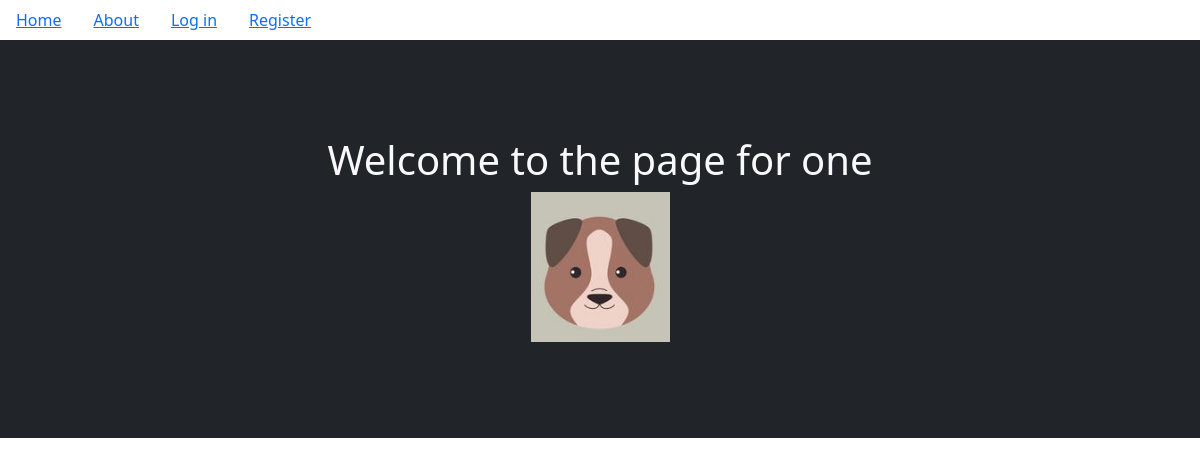
Before: /one with the older database file.
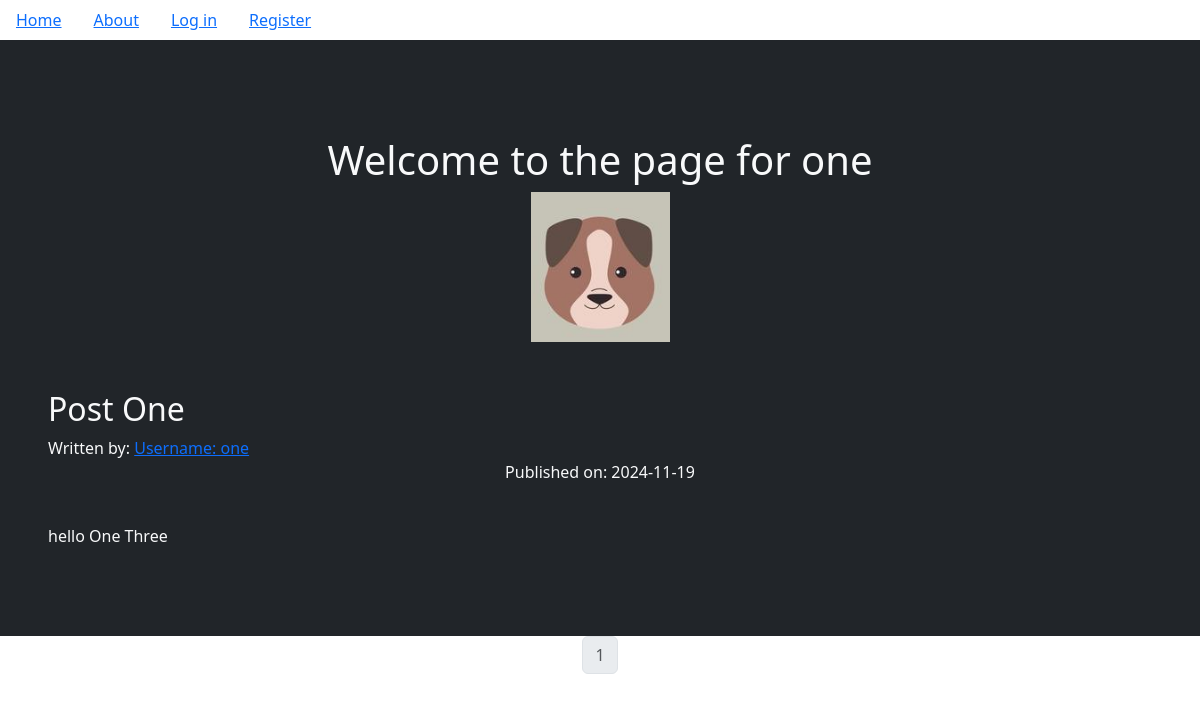
After: the same page with the newer database file.
### companyblog/models.py (models this page shows, shortened)
class BlogPost(db.Model):
    __tablename__='BLOGPOST'
    users = db.relationship(User)
    id = db.Column(db.Integer, primary_key=True)
    user_id = db.Column(db.Integer, db.ForeignKey('users.id'), nullable=False)
    date = db.Column(db.DateTime, nullable=False, default = datetime.now())
    title = db.Column(db.String(140), nullable=False)
    text = db.Column(db.Text, nullable=False)

class User(db.Model, UserMixin):
    __tablename__='users'
    id = db.Column(db.Integer, primary_key = True)
    profile_image = db.Column(db.String(64), nullable =False, default='default_profile.png')
    email = db.Column(db.String(64), unique = True, index = True)
    username = db.Column(db.String(64), unique = True, index = True)
    password_hash = db.Column(db.String(128))
    posts = db.relationship('BlogPost', backref = 'author', lazy = True)
    def __repr__(self):
        return f"Username: {self.username}"

### companyblog/users/views.py (the view)
@users.route('/<username>')
def user_posts(username):
    page =  request.args.get('page', 1, type = int) # this will allow us to cycle through user posts through pages
    user = User.query.filter_by(username=username).first_or_404()   #if username is not found return 404
    blog_posts = BlogPost.query.filter_by(author = user).order_by(BlogPost.date.desc()).paginate( page=page, per_page=5)
    return render_template('user_blog_posts.html', blog_posts= blog_posts, user=user)

### companyblog/templates/user_blog_posts.html
{% extends "base.html" %}
{% block content %}
<div class="container-fluid bg-dark text-light p-5">
    <div  class="container bg-dark p-5" >
        <div align = 'center'>
            <h1> Welcome to the page for {{user.username}}</h1>
            <img src = "{{url_for('static', filename='profile_pics/'+user.profile_image)}}">
        </div>
    </div>
    {%for post in blog_posts.items %}
    <h2> <a ref = "{{url_for('blog_posts.blog_post', blog_post_id=post.id)}}">{{post.title}} </a></h2>
    Written by: <a href="{{url_for('users.user_posts',username=post.author.username)}}">{{post.author}}</a>
    <p class="text-center">Published on: {{post.date.strftime("%Y-%m-%d")}}</p>
    <br>
    <p> {{post.text}}</p>
    <br>
    {% endfor %}
</div>
<nav aria-label="Page navigation example">
    <ul class="pagination justify-content-center">
        {% for page_num in blog_posts.iter_pages(left_edge =1, right_edge =1, left_current = 1, right_current= 2)%}
        {% if blog_posts.page == page_num %}
        <li class="page-item disabled">
            <a class="page-link" href="{{url_for('users.user_posts', username=user.username, page = page_num)}}">{{page_num}}</a>
        </li>
        {% else %}
        <li class="page-item">
            <a class="page-link" href="{{url_for('users.user_posts', username=user.username, page = page_num)}}">{{page_num}}</a>
        </li>
        {% endif %}
        {% endfor %}
    </ul>
  </nav>
{% endblock content%}

Changed rows visible on the page:
added BlogPost: title "Post One", author "Username: one", date "2024-11-19", text "hello One Three"
Other visible differences:
new list line: "1"
